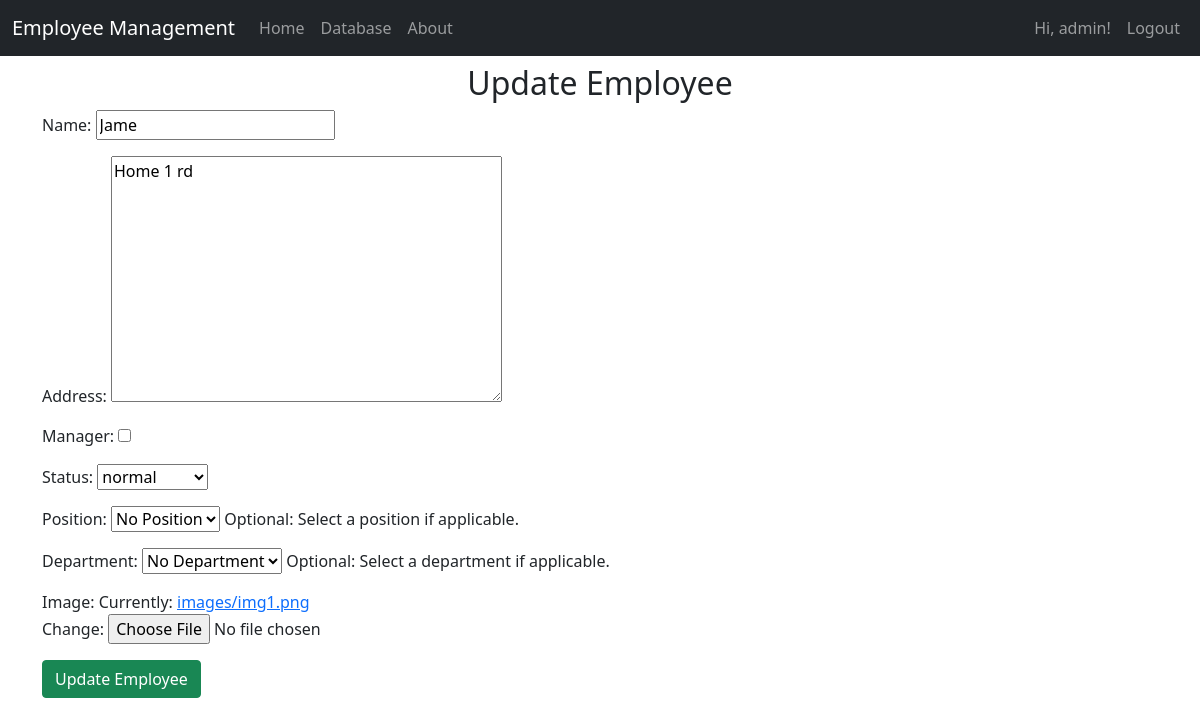
/update/employee/1 (signed in), run on an earlier commit of the app's database.
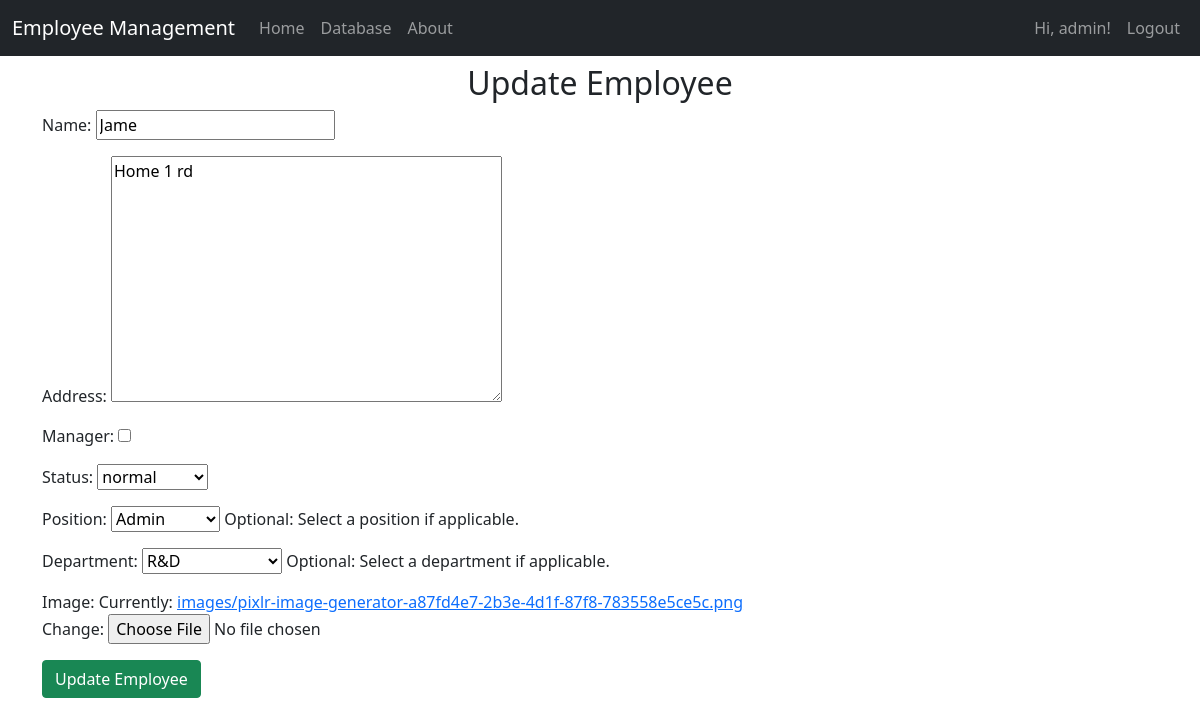
And on a later commit of the database.
### employeemanagement_apk/models.py (models this page shows, shortened)
class Employee(models.Model):
    name = models.CharField(max_length=100)
    address = models.TextField(max_length=200)
    manager = models.BooleanField(default=False)
    status = models.ForeignKey(Status, on_delete=models.SET_NULL, null=True, default=None)
    image = models.ImageField(upload_to='images/')
    department = models.ForeignKey(Department, on_delete=models.SET_NULL, null=True, default=None, blank=True)
    position = models.ForeignKey(Position, on_delete=models.SET_NULL, null=True, default=None, blank=True)

class Position(models.Model):
    name = models.TextField(max_length=100, null=False)
    salary = models.IntegerField(null=False)
    def __str__(self):
        return self.name

class Department(models.Model):
    name = models.CharField(max_length=100)
    manager = models.ForeignKey('Employee', on_delete=models.SET_NULL, null=True, default=None, blank=True, related_name='managed_department')
    def __str__(self):
        return f"{self.name}"

### employeemanagement_apk/views.py (the view)
# urls.py: path('update/employee/<int:employee_id>', views.update_employee, name='update_employee'),
@login_required(login_url='index')
def update_employee(request, employee_id):
    employee = get_object_or_404(Employee, pk=employee_id)
    form, redirect_obj = handle_form(request, EmployeeForm, instance=employee, success_message='Employee updated successfully.')
    print(f'Redirect Object: {redirect_obj}')
    if redirect_obj:
        return redirect_obj
    else:
        statuses = Status.objects.all()  # Fetch all statuses
        positions = Position.objects.all()  # Fetch all positions
        departments = Department.objects.all()  # Fetch all departments
        return render(request, 'model/employee_update.html', {
            'form': form,
            'statuses': statuses,
            'positions': positions,
            'departments': departments,
        })

### employeemanagement_apk/forms.py
class EmployeeForm(forms.ModelForm):
    class Meta:
        model = Employee
        fields = ['name', 'address', 'manager', 'status', 'position', 'department', 'image']
    def __init__(self, *args, **kwargs):
        super(EmployeeForm, self).__init__(*args, **kwargs)
        self.fields['position'].required = False
        self.fields['department'].required = False
        self.fields['position'].empty_label = "No Position"
        self.fields['department'].empty_label = "No Department"
        self.fields['position'].help_text = "Optional: Select a position if applicable."
        self.fields['department'].help_text = "Optional: Select a department if applicable."

### employeemanagement_apk/models.py (called while the page is built)
    def __str__(self):
        return self.em_status

### employeemanagement_apk/views.py (called while the page is built)
def handle_form(request, form_class, instance=None, success_message='', redirect_url='database'):
    redirect_obj = None  # Initialize redirect_obj
    form = form_class(request.POST or None, request.FILES or None, instance=instance)
    if request.method == 'POST' and form.is_valid():
        form.save()
        messages.success(request, success_message)
        redirect_obj = redirect(redirect_url)
    return form, redirect_obj

### employeemanagement_apk/templates/model/employee_update.html (shortened to what this page needs)
{% extends "base.html" %}
{% block content %}
    <h2 class="text-center">Update Employee</h2>
    <form method="post" action="" enctype="multipart/form-data">
        {{ form.as_p }}
        <input type="submit" value="Update Employee" class="btn btn-success">
    </form>
{% endblock %}

What changed in the data, as far as the page shows it:
changed Employee "Home 1 rd": position "No Position" → "Admin"; department "No Department" → "R&D"
Also different on the page:
text no longer shown: "Name: Address: Manager: Status: Position: Optional: Select a position if applicable. Department: Optional: Select a department if applicable. Image: Currently: images/img1.png Change:"
text now shown: "Name: Address: Manager: Status: Position: Optional: Select a position if applicable. Department: Optional: Select a department if applicable. Image: Currently: images/pixlr-image-generator-a87fd4e7-2b3e-4d1f-87f8-783558e5ce5c.png Change:"
